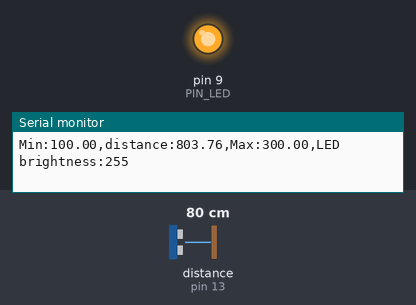
Recording of a sketch running on a simulated Arduino Uno, built with avr-gcc and run on an emulated ATmega328P. On the bench: output pins drawn as LEDs (lit = HIGH), the last lines printed to the serial monitor. Wiring (inferred from the names in the program): ultrasonic range finder: trigger pin 12; echo pin 13. The inputs (shaded band) are chosen by the test bench; at power-on: distance to the obstacle (sensor on pin 13) 80 cm. The echo pulse lasts 58.3 µs per cm; pins used as bus, display or sensor lines are not drawn.

Above: at 1.2 s.
1.3 s: distance to the obstacle (sensor on pin 13) set to 18 cm
At 2.1 s:
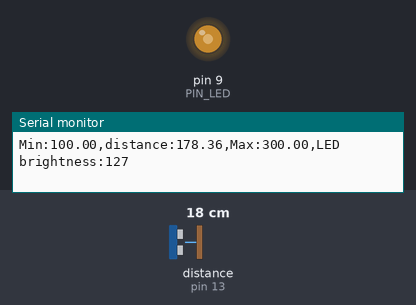
2.8 s: distance to the obstacle (sensor on pin 13) set to 2 cm
At 3.2 s:
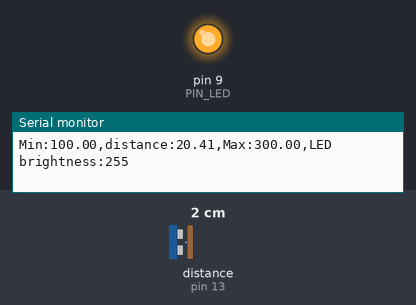
Timing chart, 0 to 5.8 s (numbered marks = the images above; inputs shaded):
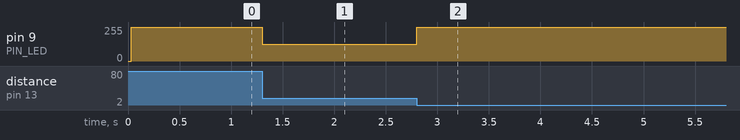

The sketch:

08_example_2.ino
```cpp
// Arduino pin assignment
#define PIN_LED  9
#define PIN_TRIG 12   // sonar sensor TRIGGER
#define PIN_ECHO 13   // sonar sensor ECHO

// configurable parameters
#define SND_VEL 346.0     // sound velocity at 24 celsius degree (unit: m/sec)
#define INTERVAL 25      // sampling interval (unit: msec)
#define PULSE_DURATION 10 // ultra-sound Pulse Duration (unit: usec)
#define _DIST_MIN 100.0   // minimum distance to be measured (unit: mm)
#define _DIST_MAX 300.0   // maximum distance to be measured (unit: mm)

#define TIMEOUT ((INTERVAL / 2) * 1000.0) // maximum echo waiting time (unit: usec)
#define SCALE (0.001 * 0.5 * SND_VEL) // coefficent to convert duration to distance

unsigned long last_sampling_time;   // unit: msec

void setup() {
  // initialize GPIO pins
  pinMode(PIN_LED, OUTPUT);
  pinMode(PIN_TRIG, OUTPUT);  // sonar TRIGGER
  pinMode(PIN_ECHO, INPUT);   // sonar ECHO
  digitalWrite(PIN_TRIG, LOW);  // turn-off Sonar

  // initialize serial port
  Serial.begin(57600);
}

void loop() {
  float distance;

  // wait until next sampling time.
  if (millis() < (last_sampling_time + INTERVAL))
    return;

  distance = USS_measure(PIN_TRIG, PIN_ECHO); // read distance

  // distance에 따라 LED 밝기 제어
  int led_brightness = calculateLEDBrightness(distance); // 밝기 계산 함수 호출

  // LED 밝기 제어
  analogWrite(PIN_LED, led_brightness);

  // output the distance and LED brightness to the serial port
  Serial.print("Min:");        Serial.print(_DIST_MIN);
  Serial.print(",distance:");  Serial.print(distance);
  Serial.print(",Max:");       Serial.print(_DIST_MAX);
  Serial.print(",LED brightness:");  Serial.println(led_brightness);

  // update last sampling time
  last_sampling_time += INTERVAL;
}

// get a distance reading from USS. return value is in millimeter.
float USS_measure(int TRIG, int ECHO)
{
  digitalWrite(TRIG, HIGH);
  delayMicroseconds(PULSE_DURATION);
  digitalWrite(TRIG, LOW);

  return pulseIn(ECHO, HIGH, TIMEOUT) * SCALE; // unit: mm
}

// 장애물 거리에 따른 LED 밝기 계산
int calculateLEDBrightness(float distance) {
  // 범위 초과 처리
  if (distance < _DIST_MIN) distance = _DIST_MIN;
  if (distance > _DIST_MAX) distance = _DIST_MAX;

  float brightness;
  if (distance <= 150.0) {
    // 100mm ~ 150mm: 밝기 비례 조정 (밝기 감소)
    brightness = map(distance, 100, 150, 255, 127);
  } else if (distance <= 200.0) {
    // 150mm ~ 200mm: 밝기 50% 유지
    brightness = 127;
  } else if (distance <= 250.0) {
    // 200mm ~ 250mm: 밝기 비례 조정 (밝기 증가)
    brightness = map(distance, 200, 250, 127, 255);
  } else {
    // 250mm ~ 300mm: 밝기 비례 조정 (밝기 감소)
    brightness = map(distance, 250, 300, 127, 255);
  }

  return (int)brightness;
}
```

Measured:
- after the input at 1.3 s, pin 9 (PIN_LED): 255/255 → 127/255 at once
- after the input at 2.8 s, pin 9 (PIN_LED): 127/255 → 255/255 at once
